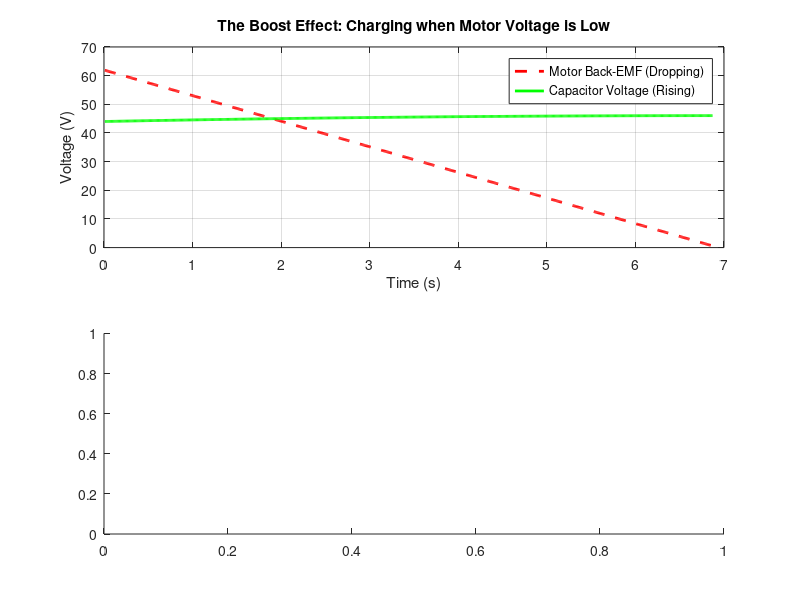

Recreate this plot in MATLAB. (Note: this script raises an error after producing the figure.)
% --- regenerative braking simulation (boost converter model) ---
clear; clc; close all;




%% -------------------------- INPUTS USER CAN CHANGE -------------------------------------------------------------
%-----------------------------------------------------------------------------------------------------------------
%-----------------------------------------------------------------------------------------------------------------

mass = 1400;                              % mass of train (kg)
wheelradius = 0.1;                        % radius (meters)
gearratio = 10;                           % gear ratio
crr = 0.004;


% BRAKING
initial_speed = 4.17;                     % initial speed (15 km/h in m/s)
decel_rate = 0.6;                         % braking of 0.6 m/s^2


% ACCELERATION
target_speed_kmh = 15;                    % target speed to reach when accelerating using energy recovered
acceleration = 0.6;


% MOTOR CONSTANTS
nominal_voltage = 48;
nominal_rpm = 4000;
pair_poles = 4;

B = 1.0;                                  % Tesla (max magnetic flux)
k_h = 0.015;                              % W/(Hz·T^n·kg)
k_e = 0.0003;                             % W/(Hz^2·T^2·kg)
n   = 1.6;
m_fe = 7.6*0.35;                               % kg of stator iron per motor




% SUPERCAPACITOR CONSTANTS
c = 165;                                  % capacitance (farads)
cap_pre_charge = 44;                      % pre-charge voltage (volts)








%% ------------------- PHASE 1 - VOLTAGE RISE WHILE BRAKING ----------------------------------


% 1. system constants
nominal_w = nominal_rpm*(2*pi/60);
kv = nominal_rpm/nominal_voltage;         % motor constant (volts/(rad/s))
kt = 8.27/kv;
ke = kt * (3/2);                                  % torque constant (nm/a)
r_circuit = (9.6e-3)/2;                          % internal resistance (wires + cap esr)
efficiency = 0.85;                        % controller boost efficiency (85%)

cap_voltage = cap_pre_charge;


% compute current output when braking
f_braking = mass * decel_rate;
t_wheels = f_braking * wheelradius;
t_motor = t_wheels/gearratio;
t_per_motor = t_motor/2;
brakingcurrent = t_per_motor/kt;




% simulation setup
dt = 0.01;           % time step (seconds)
time = 0;
results = [];        % array to store data for plotting

% simulation loop (run until stopped)
while initial_speed > 0.05
    
    % --- mechanical physics ---
    % calculate rpm
    wheelrpm = (initial_speed * 60) / (2 * pi * wheelradius);
    motorrpm = wheelrpm * gearratio;
    motor_w = motorrpm * (2*pi/60);

    
    % Steinmetz iron losses per motor
    f_e = pair_poles * motor_w / (2*pi);                    % eletrical frequency
    p_h = k_h * f_e * B^n * m_fe;
    p_e = k_e * f_e^2 * B^2 * m_fe;

    p_fe_total = 2 * (p_h + p_e);

    
    % calculate motor back emf
    v_motor = motor_w * ke - r_circuit*brakingcurrent;     
    
    % calculate braking torque & force
    % torque = kt * current * gearratio
    torque_total = 2 * (kt * brakingcurrent) * gearratio; % 2 motors
    braking_force = torque_total / wheelradius;
    
    % decelerate the train (f = ma -> a = f/m)
    decel = braking_force / mass;
    initial_speed = initial_speed - (decel * dt);
    
    % --- electrical physics (the boost controller) ---
    % power generated by motor = voltage * current
    p_motor = v_motor * brakingcurrent * 2 - p_fe_total; % 2 motors
    
    % power delivered to capacitor = motor power * efficiency
    p_charging = p_motor * efficiency;
    
    % calculate current going into the capacitor
    % p = v * i  ->  i = p / v
    i_cap = p_charging / cap_voltage;
    
    % update capacitor voltage
    % dV = (I * dt) / C
    cap_voltage = cap_voltage + (i_cap * dt / c);

    if cap_voltage > 48
        fprintf('!!! REACHED SUPERCAPACITOR MAXIMUM VOLTAGE\nDECREASE SUPERCAPACITOR PRE-CHARGE AND TRY AGAIN\n ');
        return;
    end
    
    % --- data logging ---
    time = time + dt;
    % store: [time, speed, motorVoltage, capVoltage, capCurrent]
    results = [results; time, initial_speed, v_motor, cap_voltage, i_cap];
end






%% ---------------------- PHASE 2 - COMPUTE DISTANCE TRAVELLED WITH RECOVERED ENERGY ------------------------

fprintf('Starting phase 2 - travel with energy recovered\n\n');

% calculate current input to motor while accelerating (NEGLETING INCLINED PLANE)

%when accelerating
total_traction_force = (mass * acceleration) + (mass * 9.81 * crr);
torque_wheels = total_traction_force * wheelradius;
torque_motor = torque_wheels/(gearratio * 0.85);
torque_per_motor = torque_motor/2;
current_accel_per_motor = torque_per_motor/kt;

fprintf('Current during Acceleration per motor: %.2f Amps\n', current_accel_per_motor);


% when cruising (a=0)
f_friction = mass * 9.81 * crr;
t_wheel_cruise = f_friction * wheelradius;
t_motor_cruise = t_wheel_cruise /(gearratio*0.85);
t_per_motor_cruise = t_motor_cruise / 2;
current_cruise_per_motor = t_per_motor_cruise / kt;

fprintf('Current during Cruising per motor: %.2f Amps\n', current_cruise_per_motor);



% phase 2 variables
target_speed = target_speed_kmh/3.6;
velocity_drive = 0;
distance_total = 0;
distance_at_empty = 0;
has_reached_limit = false;
time_drive = 0;
results_drive = [];



% driving loop
while true

    if cap_voltage > cap_pre_charge
        has_energy = true;
    else
        has_energy = false;
    end


    if has_energy == true


        if velocity_drive < target_speed
            %accelerating
            current_now = current_accel_per_motor;
            mode = 1;       %acceleration
        
        else
            %cruising
            current_now = current_cruise_per_motor;
            mode = 2;       % cruise
        end

    else
        %coasting
        current_now = 0;
        mode = 3;
    end


    if mode == 3
        %coasting
        force_push = 0;

    else
        torque_produced = 2 * (current_now * kt) * gearratio * 0.85;
        force_push = torque_produced / wheelradius;                         %force that moves the train

    end


    %compute real acceleration
    crr_force = mass*9.81*crr;                      %rolling resistance force
    f_mech = 0.002*mass*9.81;                       %estimate for drag on gearbox and bearings
    force_resistive = crr_force + f_mech;

    force_net = force_push - force_resistive;
    accel_real = force_net / mass;

    % update speed
    velocity_drive = velocity_drive + (accel_real * dt);



    % speed limiter 
    if velocity_drive > target_speed && mode ~= 3
        velocity_drive = target_speed;
    end

    %stopping condition
    if velocity_drive <= 0.05 && mode == 3
        break;
    end

    distance_total = distance_total + (velocity_drive * dt);

    wheelrpm_drive = (velocity_drive * 60) / (2 * pi * wheelradius);
    motor_w_drive = (wheelrpm_drive * gearratio) * (2*pi/60);
    v_bemf = motor_w_drive * ke - r_circuit*current_now;


    %Steinmetz power losses
    f_e = pair_poles * motor_w_drive / (2*pi);

    p_h = k_h * f_e * B^n * m_fe;
    p_e = k_e * f_e^2 * B^2 * m_fe;

    p_fe_one_motor = p_h + p_e;
    p_fe_total = 2 * p_fe_one_motor;


    % updating supercapacitor voltage
    if has_energy
    
        voltage_headroom = cap_voltage - v_bemf;
        if voltage_headroom <= 0
            % if back-emf > voltage on capacitor current cannot flow
            velocity_drive = velocity_drive * 0.99;
            current_now = 0;
        end
    
        p_mech_elec = (v_bemf * current_now) * 2;
        p_total = p_mech_elec + p_fe_total;
    
        p_cap_draw = p_total / 0.85;
        
    
        i_cap_out = p_cap_draw / cap_voltage;
        dV = (i_cap_out * dt) / c;
        cap_voltage = cap_voltage - dV;



        if cap_voltage <= cap_pre_charge && ~has_reached_limit

            distance_at_empty = distance_total;
            has_reached_limit = true;
        
        end




        
    end
        


    time_drive = time_drive + dt;
    results_drive = [results_drive; time_drive, velocity_drive, cap_voltage, distance_total, mode, v_bemf, accel_real];


end

    

















%% ---------------------------------- PLOTS AND RESULTS -------------------------------------

figure('Name', 'Regen Braking Analysis');

% plot 1: voltages (the proof of boost)
subplot(2,1,1);
plot(results(:,1), results(:,3), 'r--', 'LineWidth', 2); hold on;
plot(results(:,1), results(:,4), 'g', 'LineWidth', 2);
title('The Boost Effect: Charging when Motor Voltage is Low');
legend('Motor Back-EMF (Dropping)', 'Capacitor Voltage (Rising)');
ylabel('Voltage (V)'); xlabel('Time (s)');
grid on;

% plot 2: speed and current
subplot(2,1,2);
yyaxis left
plot(results(:,1), results(:,2), 'b', 'LineWidth', 2);
ylabel('Train Speed (m/s)');
yyaxis right
plot(results(:,1), results(:,5), 'k', 'LineWidth', 1);
ylabel('Current Into Capacitor (A)');
title('Train Speed vs Charging Current');
xlabel('Time (s)');
grid on;

% --- new figure: power & capacitor current ---
figure('Name', 'Power & Current Analysis');

% 1. calculate power vector for plotting
% power = motor voltage (col 3) * braking current * 2 motors
power_motor_vector = results(:,3) .* brakingcurrent .* 2;

% subplot 1: power generated by motors
subplot(2, 1, 1);
plot(results(:,1), power_motor_vector, 'm', 'LineWidth', 2);
title('Total Power Generated by Motors (Pre-Efficiency)');
xlabel('Time (s)');
ylabel('Power (Watts)');
grid on;
legend('P_{generated} = V_{emf} * I_{brake} * 2');

% subplot 2: current going into supercapacitor
subplot(2, 1, 2);
plot(results(:,1), results(:,5), 'k', 'LineWidth', 2);
title('Actual Current Entering Supercapacitor');
xlabel('Time (s)');
ylabel('Current (Amps)');
grid on;
legend('I_{cap} (Drops as Voltage Drops)');

% --- final results ---
% the 'end' keyword grabs the very last entry in the array
final_cap_voltage = results(end, 4);





figure('Name', 'Phase 2: Driving Range');

% Subplot 1: Speed
subplot(3,1,1);
plot(results_drive(:,4), results_drive(:,2), 'b', 'LineWidth', 2);
% Find the row index where Mode 3 starts
idx_coast = find(results_drive(:,5)==3, 1);

% Get the distance (Column 4) from that specific row
if ~isempty(idx_coast)
    xline(results_drive(idx_coast, 4), '--k', 'Power Cut');
end
title(['Total Distance: ' num2str(round(distance_total)) ' m']);
ylabel('Speed (m/s)'); xlabel('Distance (m)');
legend('Speed', 'Start of Coasting');
grid on;

% Subplot 2: Voltage Supply vs. Demand
subplot(3,1,2);

% Plot Capacitor Voltage (Column 3) - The Supply
plot(results_drive(:,4), results_drive(:,3), 'r', 'LineWidth', 2); hold on;

% Plot Motor Back-EMF (Column 6) - The Demand
plot(results_drive(:,4), results_drive(:,6), 'b--', 'LineWidth', 1.5);

% Plot the Limit Line
yline(cap_pre_charge, '--k', 'Empty Limit');

title('Voltage Convergence: Supply (Red) vs Demand (Blue)');
ylabel('Voltage (V)'); xlabel('Distance (m)');
legend('Capacitor Supply', 'Motor Back-EMF', 'Empty Limit');
grid on;


% Subplot 1: Speed vs Time
subplot(3,1,3);

% CHANGE 1: Use Column 1 (Time) for X-axis instead of Column 4 (Distance)
plot(results_drive(:,1), results_drive(:,2), 'b', 'LineWidth', 2);

% Find the row index where Mode 3 starts
idx_coast = find(results_drive(:,5)==3, 1);

% CHANGE 2: Get the TIME (Column 1) from that specific row for the vertical line
if ~isempty(idx_coast)
    xline(results_drive(idx_coast, 1), '--k', 'Power Cut');
end

% Optional: You might want to display Total Time in the title now
title(['Speed Profile over Time']);
ylabel('Speed (m/s)'); 
xlabel('Time (s)'); % CHANGE 3: Update label
legend('Speed', 'Start of Coasting');
grid on;




fprintf('--------------------------------------\n');
fprintf('Simulation Complete.\n');
fprintf('Pre-Charge Voltage:               %.2f V\n', results(1, 4));
fprintf('Final Voltage:                    %.2f V\n', final_cap_voltage);
fprintf('Voltage Rise:                     %.2f V\n', final_cap_voltage - results(1, 4));
fprintf('--------------------------------------\n\n');
fprintf('Range test:\n');
% Calculate Minutes and Seconds
mins = floor(time_drive / 60);
secs = rem(time_drive, 60);

fprintf('Distance travelled:              %.2f meters\n', distance_total);
if has_reached_limit
    fprintf('Distance until pre-charge limit: %.2f meters\n', distance_at_empty);
end
fprintf('Time elapsed:                    %d min %.0f sec\n', mins, secs);
fprintf('Final supercapacitor voltage:    %.2f V\n', cap_voltage);
fprintf('--------------------------------------\n\n');
